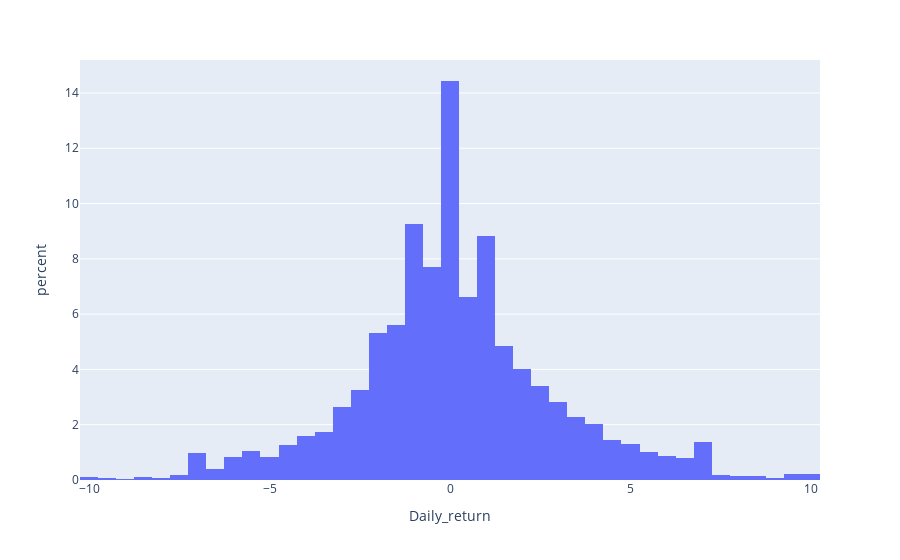

The notebook cell saved with this chart:
### Code cell
fig = go.Figure()
px.histogram(df, x="Daily_return",histnorm='percent')
#ff.create_distplot(df, group_labels)

### Figure 1 — Plotly figure (JSON) as saved in the notebook; plotly's stock layout.template omitted (floating-point values rounded to 4 significant figures; data arrays with more than 128 entries replaced by an {"elided": "..."} marker saying what was removed)
{"data": [{"alignmentgroup": "True", "bingroup": "x", "histnorm": "percent", "hovertemplate": "Daily_return=%{x}<br>percent=%{y}<extra></extra>", "legendgroup": "", "marker": {"color": "#636efa", "pattern": {"shape": ""}}, "name": "", "offsetgroup": "", "orientation": "v", "showlegend": false, "type": "histogram", "x": {"elided": "2986 float values"}, "xaxis": "x", "yaxis": "y"}], "layout": {"barmode": "relative", "legend": {"tracegroupgap": 0}, "margin": {"t": 60}, "xaxis": {"anchor": "y", "domain": [0, 1], "title": {"text": "Daily_return"}}, "yaxis": {"anchor": "x", "domain": [0, 1], "title": {"text": "percent"}}}}
